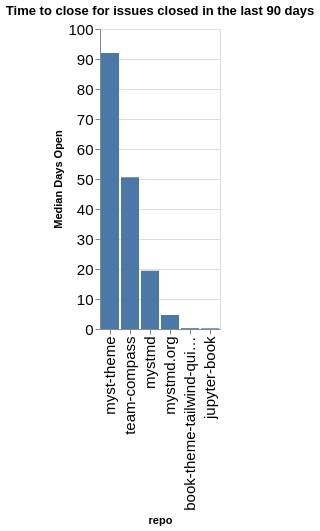

The notebook cell saved with this chart:
### Code cell
time_open = closed.groupby(['org', 'repo']).agg({'time_open': 'median'}).reset_index()
time_open['time_open'] = time_open['time_open'] / (60 * 60 * 24)
time_open['org/repo'] = time_open.apply(lambda a: a['org'] + '/' + a['repo'], axis=1)
sorted_vals = time_open.sort_values(['org', 'time_open'], ascending=False)['repo'].values
alt.Chart(data=time_open, title=f"Time to close for issues closed in the last {n_days} days").mark_bar().encode(
    x=alt.X('repo', sort=alt.Sort(sorted_vals.tolist())),
    y=alt.Y('time_open', title="Median Days Open"),
)

### Figure 1 — Vega-Lite specification as saved in the notebook (floating-point values rounded to 4 significant figures)
{"config": {"axisLeft": {"labelFontSize": 15}, "axisBottom": {"labelFontSize": 15}}, "data": {"name": "data-36a2ff277a75a26391bccc15bce6afdf"}, "mark": {"type": "bar"}, "encoding": {"x": {"field": "repo", "sort": ["myst-theme", "team-compass", "mystmd", "mystmd.org", "book-theme-tailwind-quickstart", "jupyter-book"], "type": "nominal"}, "y": {"field": "time_open", "title": "Median Days Open", "type": "quantitative"}}, "title": "Time to close for issues closed in the last 90 days", "$schema": "https://vega.github.io/schema/vega-lite/v5.20.1.json", "datasets": {"data-36a2ff277a75a26391bccc15bce6afdf": [{"org": "jupyter-book", "repo": "book-theme-tailwind-quickstart", "time_open": 0.2781, "org/repo": "jupyter-book/book-theme-tailwind-quickstart"}, {"org": "jupyter-book", "repo": "jupyter-book", "time_open": 0.2269, "org/repo": "jupyter-book/jupyter-book"}, {"org": "jupyter-book", "repo": "myst-theme", "time_open": 92.02, "org/repo": "jupyter-book/myst-theme"}, {"org": "jupyter-book", "repo": "mystmd", "time_open": 19.38, "org/repo": "jupyter-book/mystmd"}, {"org": "jupyter-book", "repo": "mystmd.org", "time_open": 4.676, "org/repo": "jupyter-book/mystmd.org"}, {"org": "jupyter-book", "repo": "team-compass", "time_open": 50.55, "org/repo": "jupyter-book/team-compass"}]}}
